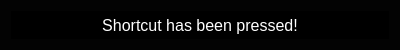
<?xml version="1.0" encoding="UTF-8"?>
<ui version="4.0">
 <class>showhighlightedpopup</class>
 <widget class="QDialog" name="showhighlightedpopup">
  <property name="geometry">
   <rect>
    <x>0</x>
    <y>0</y>
    <width>400</width>
    <height>50</height>
   </rect>
  </property>
  <property name="windowTitle">
   <string>PopupWindow</string>
  </property>
  <property name="styleSheet">
   <string notr="true">background:rgba(0,0,0,0.9);</string>
  </property>
  <layout class="QGridLayout" name="gridLayout">
   <item row="0" column="0">
    <widget class="QLabel" name="label">
     <property name="styleSheet">
      <string notr="true">color:white;font-size:16px;</string>
     </property>
     <property name="text">
      <string>Shortcut has been pressed!</string>
     </property>
     <property name="alignment">
      <set>Qt::AlignCenter</set>
     </property>
    </widget>
   </item>
  </layout>
 </widget>
 <resources/>
 <connections/>
</ui>
